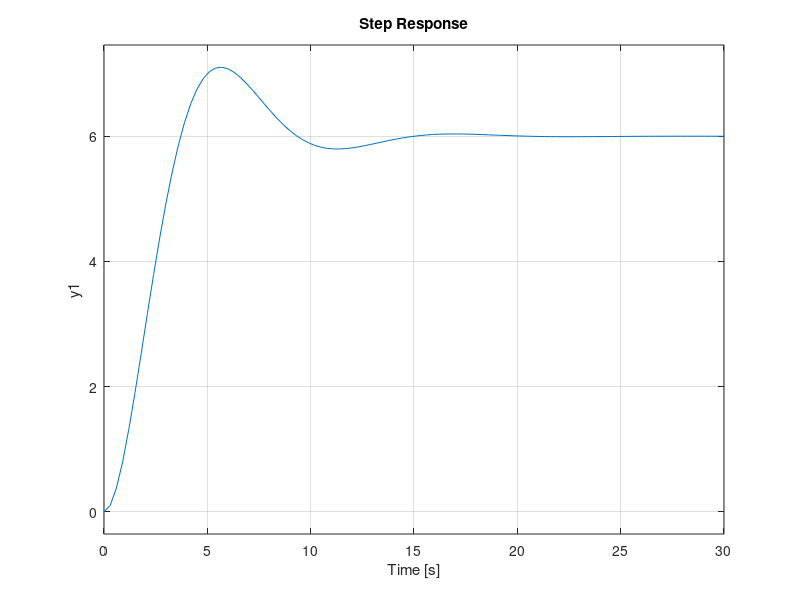

This figure's MATLAB source: (Note: this script raises an error after producing the figure.)
%% Anti WindUp Examples
% J.Currie Apr 2023
clc
clear
% set(gcf,'position',[490   380   621   468])

% Also see Control/PID/Tests/mxPID_tests.m for unit testing.

%% Sample Plant Model
% Second Order, Underdamped, Stable
clc
clf

Gs = tf(1.2, [0.5 0.3 0.2]);
step(Gs)

% Constants
Ts = 0.1;
tFinal = 60;

%% PID with Anti Windup + U Saturation
Kp = 0.5;
Ki = 0.2;
Kd = 0.2;
Tf = 0; % leave filter off
uMin = -1;
uMax = 1;

pidParams = makeCPIDParams(Kp, Ki, Kd, Ts, Tf, uMin, uMax);
[t,r] = makeCPIDSimVec(Ts,tFinal);
simCPID(Gs, pidParams, t, r*5, 0, 'PID Control w Anti WindUp & U Saturation');
